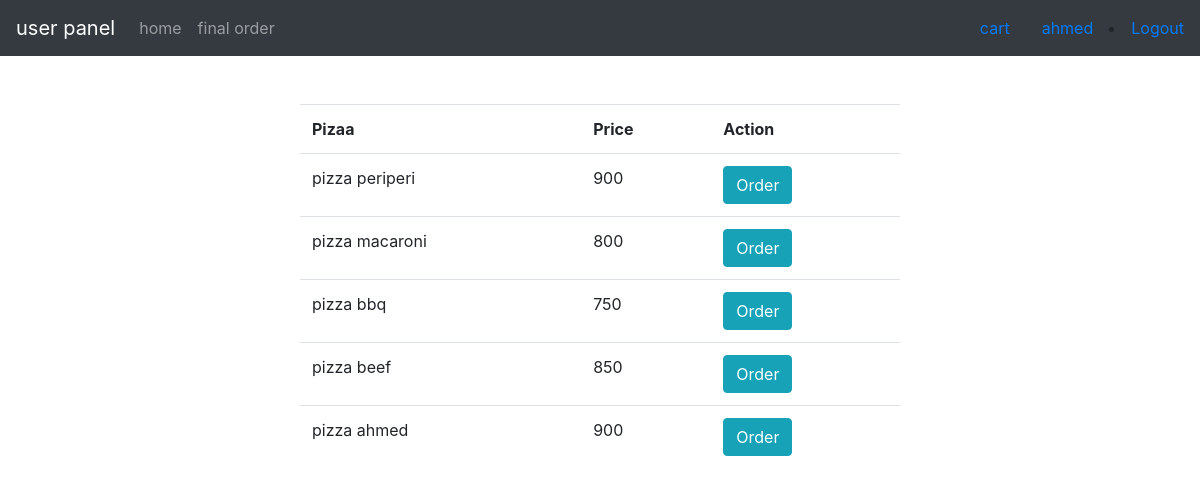
Page /dashboard/dashboard.php (signed in) on the committed database.
### tables this page shows
CREATE TABLE `users` (
  `id` int(11) NOT NULL,
  `username` varchar(250) NOT NULL,
  `password` varchar(250) NOT NULL,
  `type` varchar(255) NOT NULL,
  `last_login` timestamp NOT NULL DEFAULT current_timestamp() ON UPDATE current_timestamp()
);

CREATE TABLE `menu` (
  `id` int(255) NOT NULL,
  `foodname` varchar(255) NOT NULL,
  `price` int(20) NOT NULL
);

### dashboard/dashboard.php (the view, shortened to what this page needs)
<?php
include '../helpers/dbconfig.php';
?>
<!DOCTYPE html>
<html>
<head>
 <link rel="stylesheet" href="../css/bootstrap.min.css">
 <link rel="stylesheet" type="text/css" href="bootstrap4/css/bootstrap.min.css">
</head>
<body>
  <?php
include 'navbar.php';
  ?>
<center>
<table class="table" style="margin-top: 2%; width: 50%">
  <tr>
      <th>Pizaa</th>
      <th>Price</th>
      <th>Action</th>
  </tr>
<?php
      $sql=$db->query("SELECT * FROM menu");
?>
<?php while ($item = mysqli_fetch_assoc($sql)): ?>
<tr>
      <td><?= $item['foodname'] ?></td>
      <td><?= $item['price'] ?></td>
      <?php
  $usertype = $user_info['type'];
    if ($usertype== "admin") {
?>
      <td><button class="btn btn-info"> <a href="delete.php?info=<?= $item['id'] ?>" style="color: white; text-decoration: none"> Delete</button> </a></td>
<?php }
else { ?>
    <td><button class="btn btn-info"> <a href="orders_quantity.php?info=<?= $item['id'] ?>" style="color: white;text-decoration: none"> Order</button> </a></td>
 <?php } ?>
</tr>
<?php endwhile; ?>
</table>
</center>
</body>
</html>

### dashboard/navbar.php (shortened to what this page needs)
<!DOCTYPE html>
<html lang="en">
<head>
  <link rel="stylesheet" href="https://maxcdn.bootstrapcdn.com/bootstrap/4.4.1/css/bootstrap.min.css">
</head>
<body>
   <?php
    $current_user = $_SESSION['SBUser'];
    $userdetails = $db->query("SELECT * FROM users WHERE id = '$current_user' ");
    $user_info = mysqli_fetch_assoc($userdetails);
     ?>
<nav class="navbar navbar-expand-md bg-dark navbar-dark">
  <?php
  $usertype = $user_info['type'];
    if ($usertype== "admin") { ?>
      <a class="navbar-brand" href="#">admin panel</a>
      <?php
    }else{ ?>
    <a class="navbar-brand" href="#">user panel</a>
<?php
    }
  ?>
  <div class="collapse navbar-collapse" id="collapsibleNavbar">
    <ul class="navbar-nav">
      <li class="nav-item">
        <a class="nav-link" href="dashboard.php">home</a>
      </li>
      <?php
       if ($usertype== "user") { ?>
       <li class="nav-item">
        <a class="nav-link" href="final_order.php">final order</a>
      </li>
    <?php } ?>
    </ul>
  </div>
         <?php
    if ($usertype== "admin") { ?>
        <a class="nav-link" href="cusorders.php">customer orders</a>
      <?php } else { ?>
        <a class="nav-link" href="cart.php">cart</a>
         <?php
      }
      ?>
  <a class="nav-link" href="#"><?php echo $user_info['username'];   ?></a>
    <li class="nav-item ml-auto">
      <a href="../index.php">Logout</a>
    </li>
</nav>
<br>
</body>
</html>

### rows in the picture
users: username "ahmed"
menu: foodname "pizza periperi", price "900"
menu: foodname "pizza macaroni", price "800"
menu: foodname "pizza bbq", price "750"
menu: foodname "pizza beef", price "850"
menu: foodname "pizza ahmed", price "900"
